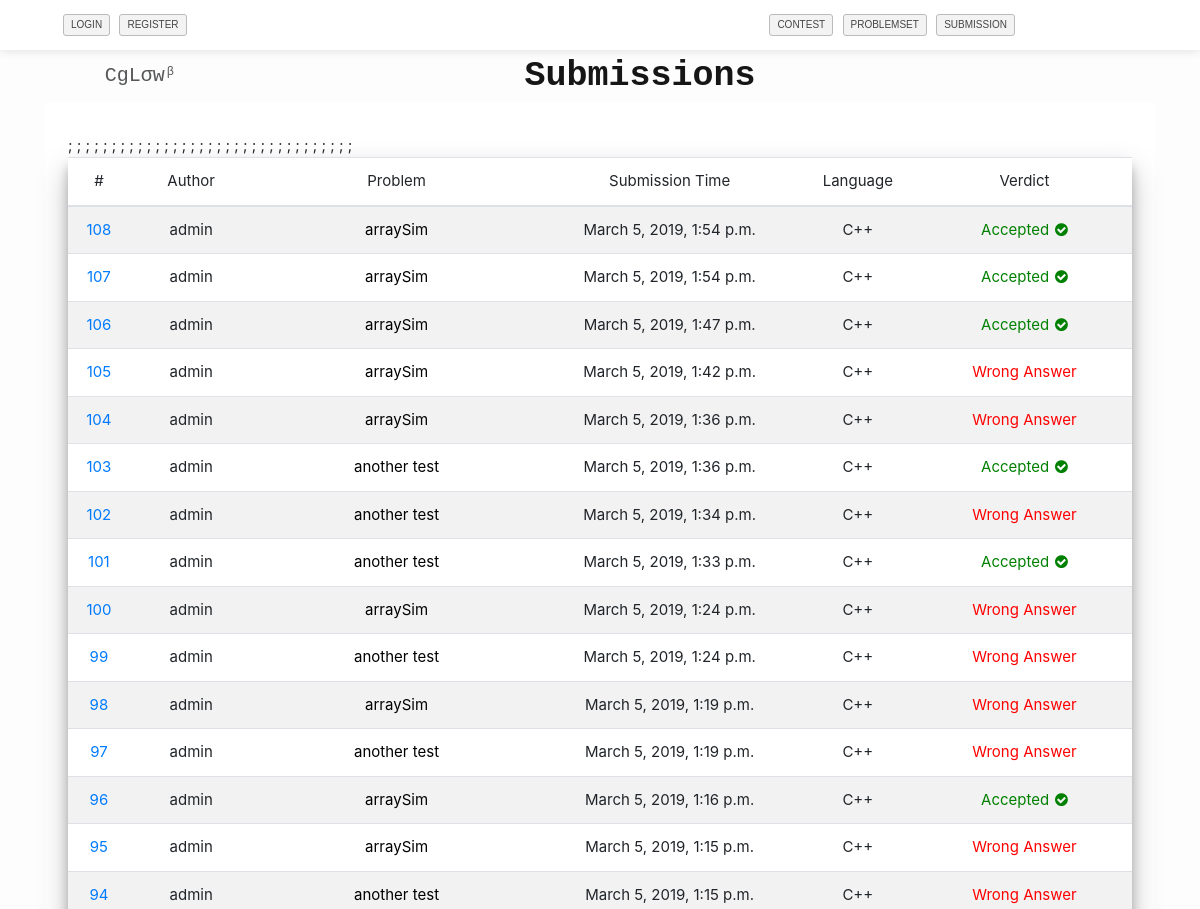
Page /problemset/submission/ (upper part) on the earlier database version.
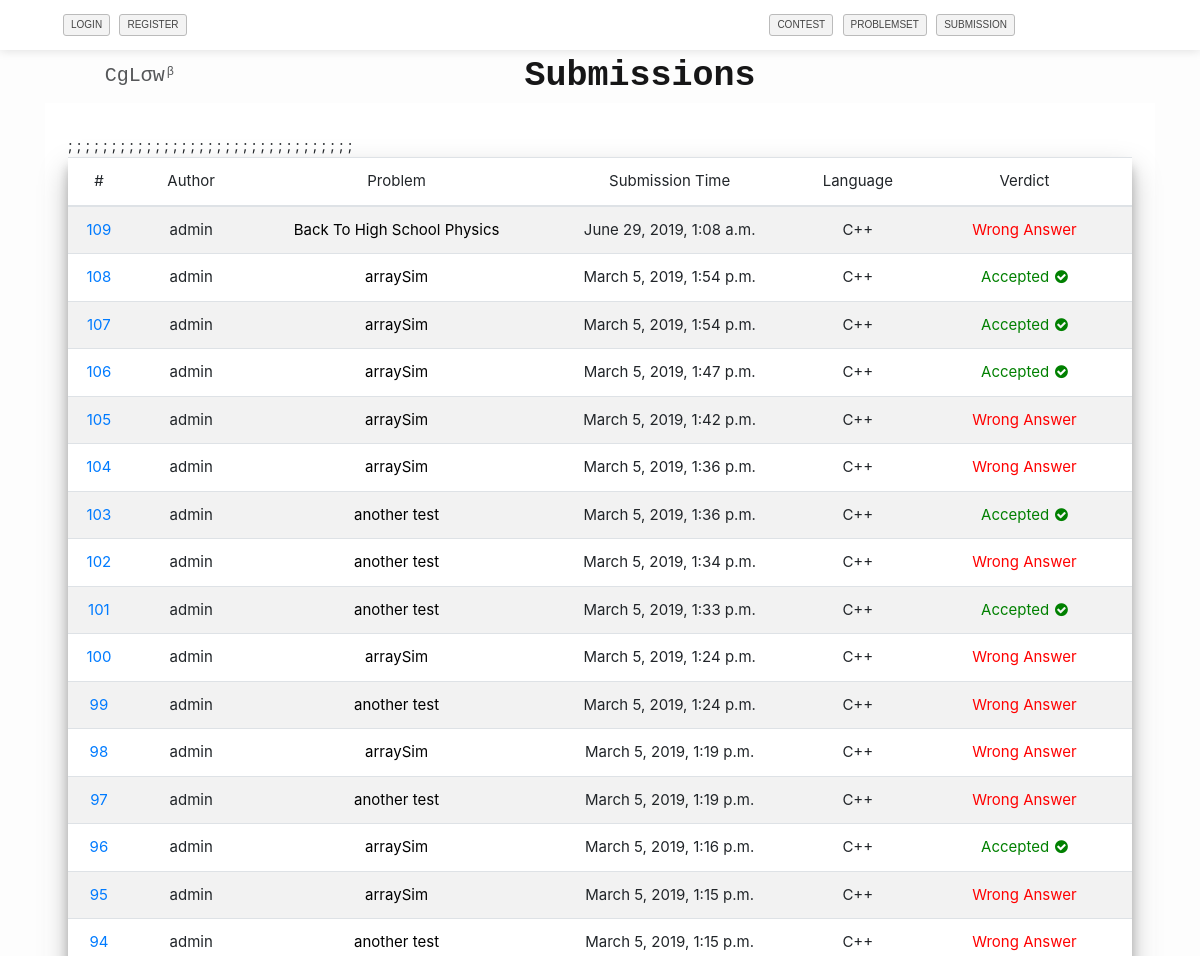
Same page on the later database version.
### offlineProblemSolve/models.py (models this page shows, shortened)
class submission(models.Model):
	problem_id = models.ForeignKey(problemset, on_delete=models.CASCADE)
	user_id = models.ForeignKey(User, on_delete=models.CASCADE)
	judge_result = models.CharField(max_length=50, default="Submitted")
	submission_time = models.DateTimeField(auto_now_add=True)
	uploaded_file = models.FileField(upload_to='offlineProblemData/user_submission/')
	language = models.CharField(max_length=50)

class problemset(models.Model):
	problem_name = models.CharField(max_length=500)
	problem_file = models.FileField(upload_to='offlineProblemData/problemset', blank=True)
	problem_time_limit = models.FloatField(default=2.0)
	problem_input = models.FileField(upload_to='offlineProblemData/problemset_input', blank=True)
	problem_output = models.FileField(upload_to='offlineProblemData/problemset_output', blank=True)
	total_solve = models.IntegerField(default=0)
	total_submit = models.IntegerField(default=0)
	special_judge = models.BooleanField(default=False)

### offlineProblemSolve/views.py (the view)
def show_submission(request):
	context = {}
	if request.user.is_authenticated:
		context['username'] = request.user.username
	l = submission.objects.all().order_by('-submission_time')
	context['submission'] = l
	return render(request, 'offlineProblemSolve/show_submission.html', context)

### offlineProblemSolve/templates/offlineProblemSolve/show_submission.html
{% extends 'home/header.html' %}
{% block content %}
    <div>
        <div>
            <p style="font-family: Courier New,Courier,Lucida Sans Typewriter,Lucida Typewriter,monospace;padding-left: 5rem; font-size: 35px; font-weight: 550; color: #161617; text-align: center;"> Submissions </p>
        </div>
        <div style="width: 90%; margin: 0 auto; background-color: red; font-size: 15px;">
            <div class="row">
                <div class="col-lg-12 col-md-12" style="background-color: white;">
                    <div style="padding-top: 2rem;" >
                        <div class="container">
                            <div class="tablec">
                                <table class="table table-striped" style="box-shadow: 0 14px 28px rgba(0,0,0,0.25), 0 10px 10px rgba(0,0,0,0.22);">
                                    <thead>
                                        <tr style="text-align: center;">
                                            <th>#</th>
                                            <th>Author</th>
                                            <th>Problem</th>
                                            <th>Submission Time</th>
                                            <th>Language</th>
                                            <th>Verdict</th>
                                        </tr>
                                    </thead>
                                    <tbody id="tab">
                                        {% for i in submission %}
                                            <tr style="text-align: center;">
                                                <td><a href="{% url 'individual_submission' pk=i.id %}">{{i.id}}</a></td>
                                                <td>{{i.user_id}}</td>
                                                <td><a style="color: black;" href="{% url 'show_problem' pk=i.problem_id.id %}">{{i.problem_id.problem_name}}</a></td>
                                                <td>{{i.submission_time}}</td>
                                                <td>{{i.language}}</td>
                                                {% if i.judge_result == "Accepted" %}
                                                    <td style="color: green"> {{i.judge_result}} <i class="fa fa-check-circle" aria-hidden="true"style="padding-left: 0.1rem;"></i></td>;
                                                {% elif i.judge_result == "Not Judged Yet" %}
                                                    <td style="color: #6f6f70"> {{i.judge_result}} <i class="fa fa-spinner fa-pulse fa-fw"></i></td>
                                                {% else %}
                                                    <td style="color: red"> {{i.judge_result}} </td>
                                                {% endif %}
                                            </tr>
                                        {% endfor %}
                                    </tbody>
                                </table>
                            </div>
                        </div>
                    </div>
                </div>
            </div>
        </div>
    </div>
{% endblock %}

Differences in the rows shown:
added submission: id "109", user_id "admin", problem_id.problem_name "Back To High School Physics", submission_time "June 29, 2019, 1:08 a.m.", language "C++", judge_result "Wrong Answer"
